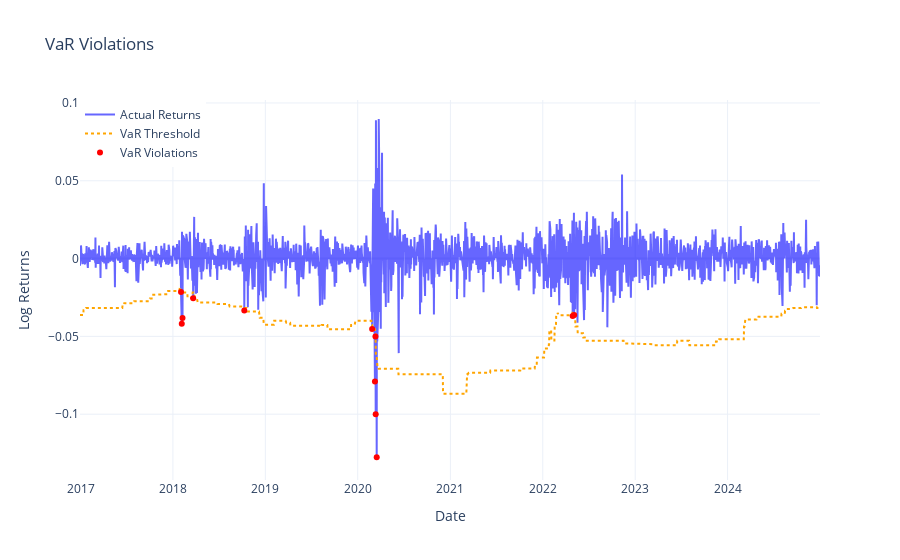

Here is the notebook cell this chart was saved with:
### Code cell
# Visualisation
def plot_var_violations(df, var_col, return_col, title="VaR Violations"):
    df = df.dropna().copy()

    # Identify VaR violations
    df['exceedance'] = df[return_col] < df[var_col]

    fig = go.Figure()
    fig.add_trace(go.Scatter(x=df.index, y=df[return_col], mode='lines', 
                             name="Actual Returns", line=dict(color='blue'), opacity=0.6))
    fig.add_trace(go.Scatter(x=df.index, y=df[var_col], mode='lines', 
                             name="VaR Threshold", line=dict(color='orange', dash='dot')))
    fig.add_trace(go.Scatter(x=df.index[df['exceedance']], 
                             y=df[return_col][df['exceedance']], 
                             mode='markers', name="VaR Violations", 
                             marker=dict(color='red', size=6, symbol='circle')))
    fig.update_layout(title=title,
                      xaxis_title="Date",
                      yaxis_title="Log Returns",
                      legend=dict(x=0, y=1),
                      hovermode="x unified",
                      template="plotly_white")
    fig.show()

plot_var_violations(merged_df, var_col='VaR_99', return_col='log_returns')

### Figure 1 — Plotly figure (JSON) as saved in the notebook; plotly's stock layout.template omitted (floating-point values rounded to 4 significant figures; data arrays with more than 128 entries replaced by an {"elided": "..."} marker saying what was removed)
{"data": [{"line": {"color": "blue"}, "mode": "lines", "name": "Actual Returns", "opacity": 0.6, "type": "scatter", "x": {"elided": "2013 str values"}, "y": {"elided": "2013 float values"}}, {"line": {"color": "orange", "dash": "dot"}, "mode": "lines", "name": "VaR Threshold", "type": "scatter", "x": {"elided": "2013 str values"}, "y": {"elided": "2013 float values"}}, {"marker": {"color": "red", "size": 6, "symbol": "circle"}, "mode": "markers", "name": "VaR Violations", "type": "scatter", "x": ["2018-02-02T00:00:00", "2018-02-05T00:00:00", "2018-02-08T00:00:00", "2018-03-22T00:00:00", "2018-10-10T00:00:00", "2020-02-27T00:00:00", "2020-03-09T00:00:00", "2020-03-11T00:00:00", "2020-03-12T00:00:00", "2020-03-16T00:00:00", "2022-04-29T00:00:00", "2022-05-05T00:00:00"], "y": [-0.02144, -0.04184, -0.03826, -0.02548, -0.03342, -0.04517, -0.07901, -0.0501, -0.09994, -0.1277, -0.03696, -0.0363]}], "layout": {"hovermode": "x unified", "legend": {"x": 0, "y": 1}, "title": {"text": "VaR Violations"}, "xaxis": {"title": {"text": "Date"}}, "yaxis": {"title": {"text": "Log Returns"}}}}
